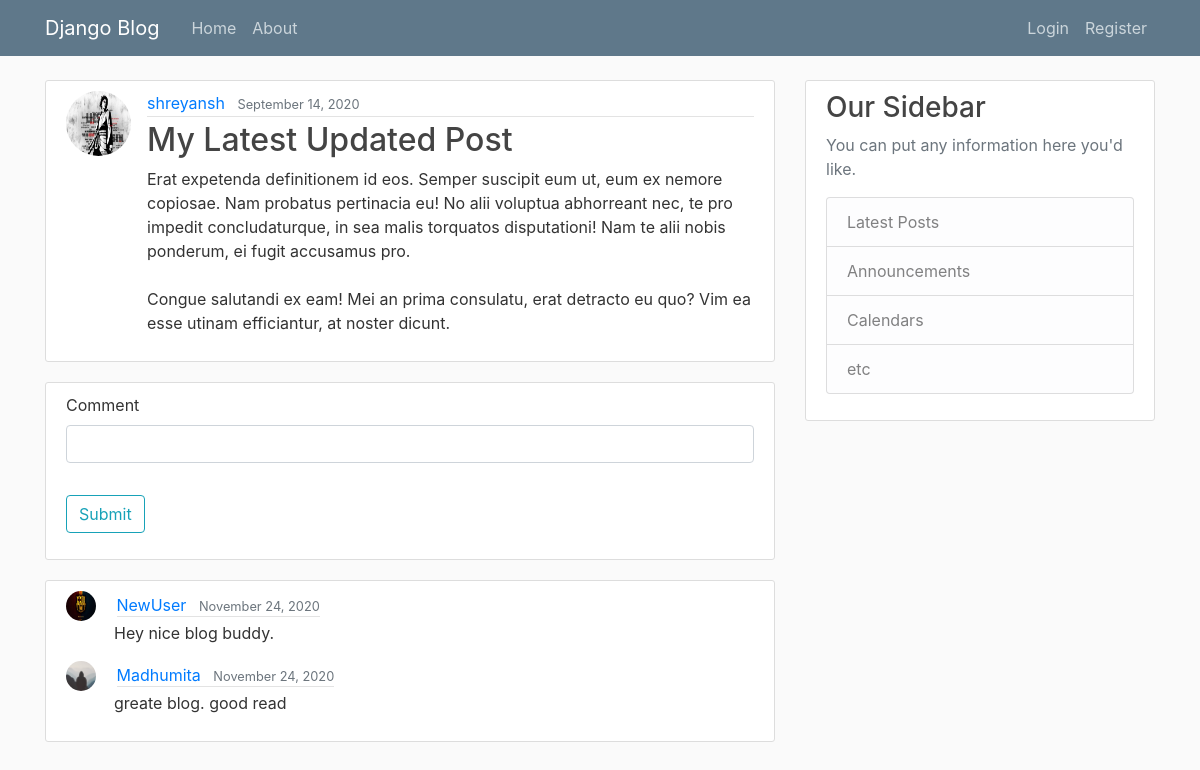
The app's page /post/27/, older data.
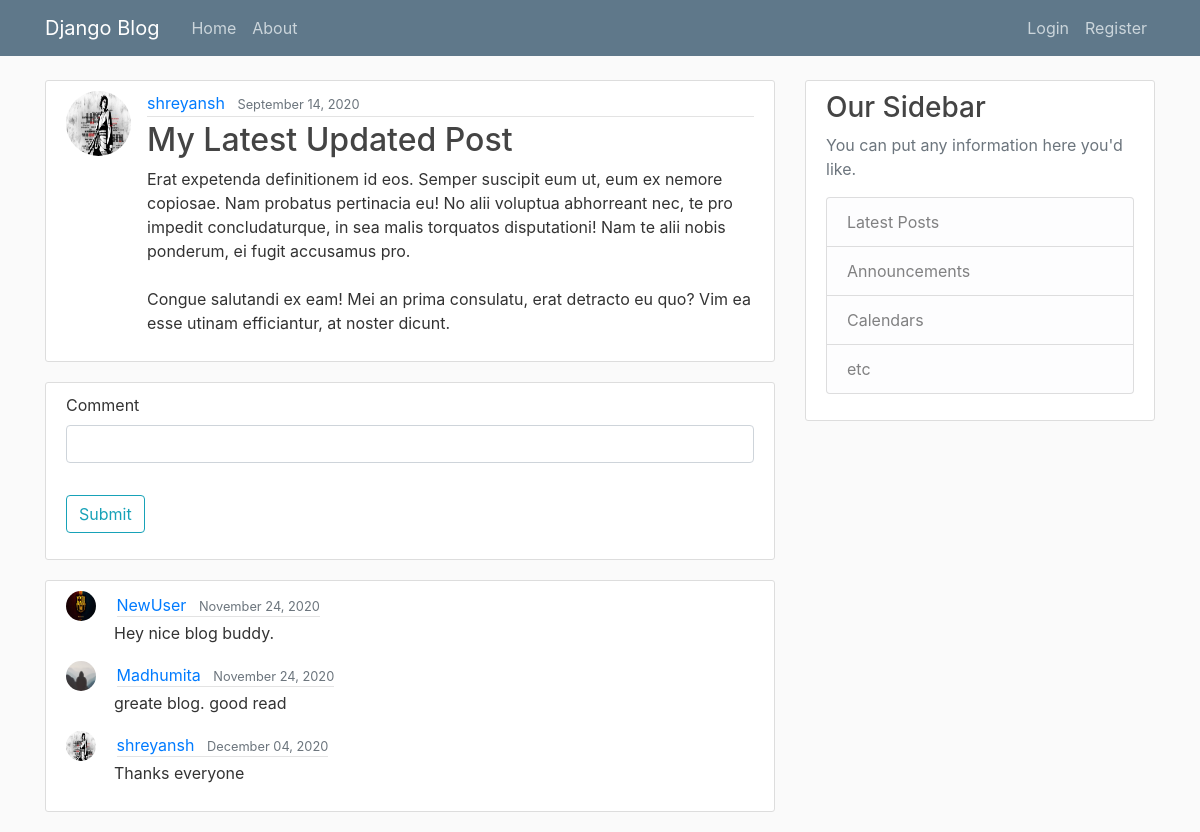
The same page, newer data.
### blog/models.py (models this page shows, shortened)
class Post(models.Model):
    title = models.CharField(max_length=100)
    content = models.TextField()
    date_posted = models.DateTimeField(default=timezone.now)
    author = models.ForeignKey(User, on_delete=models.CASCADE)

class Comment(models.Model):
    post = models.ForeignKey(Post, on_delete=models.CASCADE, related_name='comments')
    comment = models.CharField(max_length=250)
    author = models.ForeignKey(User, on_delete=models.CASCADE)
    date = models.DateTimeField(default=timezone.now)
    def __str__(self):
        return self.comment

### users/models.py (models this page shows, shortened)
class Profile(models.Model):
    user = models.OneToOneField(User, on_delete=models.CASCADE)
    image = models.ImageField(default='default.jpg', upload_to='profile_pics')

### blog/views.py (the view, shortened to what this page needs)
# urls.py: path('post/<int:pk>/', PostDetailView.as_view(), name='post-detail'),
class PostDetailView(View):
    def get(self, request, *args, **kwargs):
        view = PostDisplay.as_view()
        return view(request, *args, **kwargs)

### blog/views.py (called while the page is built)
    def get_context_data(self, *args, **kwargs):
        context = super(PostDisplay, self).get_context_data()
        context['comments'] = Post.objects.get(pk=self.kwargs['pk']).comments.all()
        context['form'] = CommentForm
        return context

### blog/templates/blog/post_detail.html (shortened to what this page needs)
{% extends 'blog/base.html'%}
{% load crispy_forms_tags %}
{% block content %}
    <article class="media content-section">
        <img class="rounded-circle article-img" src="{{ object.author.profile.image.url }}"></img>
        <div class="media-body">
        <div class="article-metadata">
            <a class="mr-2" href="{% url 'user-posts' object.author.username %}">{{ object.author }}</a>
            <small class="text-muted">{{ object.date_posted|date:"F d, Y" }}</small>
        </div>
        <h2 class="article-title">{{ object.title }}</h2>
        <p class="article-content">{{ object.content }}</p>
        </div>
    </article>
    <div class="content-section">
        <form id="comment-form" method="POST" novalidate>
            <fieldset class='form-group'>
                {{ form|crispy }}
            </fieldset>
            <div class="form-group">
                <button class="btn btn-outline-info" type="submit">Submit</button>
            </div>
        </form>
    </div>
    <article class="content-section">
        {% for comment in comments %}
        <div>
            <img class="rounded-circle article-img" style="height: 30px; width: 30px" src="{{ comment.author.profile.image.url }}"></img>
            <span class="article-metadata">
                <a class="mr-2" href="{% url 'user-posts' comment.author %}">{{ comment.author }}</a>
                <small class="text-muted">{{ comment.date|date:"F d, Y" }}</small>
            </span>
            <span><P style="margin-left: 48px;">{{ comment }}</P></span>
        </div>
        {% endfor %}
    </article>
{% endblock %}

### blog/templates/blog/base.html (shortened to what this page needs)
{% load static %}
<!DOCTYPE html>
<html lang="en">
<head>
   <link rel="stylesheet" href="https://maxcdn.bootstrapcdn.com/bootstrap/4.0.0/css/bootstrap.min.css">
   <link rel="stylesheet" type='text/css' href="{% static 'blog/main.css' %}">
</head>
<body>
  <header class="site-header">
      <nav class="navbar navbar-expand-md navbar-dark bg-steel fixed-top">
        <div class="container">
          <a class="navbar-brand mr-4" href="{% url 'blog-home' %}">Django Blog</a>
          <div class="collapse navbar-collapse" id="navbarToggle">
            <div class="navbar-nav mr-auto">
              <a class="nav-item nav-link" href="{% url 'blog-home' %}">Home</a>
              <a class="nav-item nav-link" href="{% url 'blog-about' %}">About</a>
            </div>
            <div class="navbar-nav">
              {% if user.is_authenticated %}
                <a class="nav-item nav-link" href="{% url 'post-create' %}">New Post</a>
                <a class="nav-item nav-link" href="{% url 'profile'%}">Profile</a>
                <a class="nav-item nav-link" href="{% url 'logout' %}">Logout</a>
              {% else %}
                <a class="nav-item nav-link" href="{% url 'login' %}">Login</a>
                <a class="nav-item nav-link" href="{% url 'register' %}">Register</a>
              {% endif %}
            </div>
          </div>
        </div>
      </nav>
  </header>
  <main role="main" class="container">
      <div class="row">
        <div class="col-md-8">
          {% block content %}{% endblock %}
        </div>
        <div class="col-md-4">
          <div class="content-section">
            <h3>Our Sidebar</h3>
            <p class='text-muted'>You can put any information here you'd like.
              <ul class="list-group">
                <li class="list-group-item list-group-item-light">Latest Posts</li>
                <li class="list-group-item list-group-item-light">Announcements</li>
                <li class="list-group-item list-group-item-light">Calendars</li>
                <li class="list-group-item list-group-item-light">etc</li>
              </ul>
            </p>
          </div>
        </div>
      </div>
  </main>
</body>
</html>

### blog/static/blog/main.css (style rules this page uses)
body { background: #fafafa; color: #333333; margin-top: 5rem; }
h1, h2, h3, h4, h5, h6 { color: #444444; }
ul { margin: 0; }
.bg-steel { background-color: #5f788a; }
.site-header .navbar-nav .nav-link { color: #cbd5db; }
.content-section { background: #ffffff; padding: 10px 20px; border: 1px solid #dddddd; border-radius: 3px; margin-bottom: 20px; }
.article-title { color: #444444; }
.article-content { white-space: pre-line; }
.article-img { height: 65px; width: 65px; margin-right: 16px; }
.article-metadata { padding-bottom: 1px; margin-bottom: 4px; border-bottom: 1px solid #e3e3e3 }

Row changes from the older to the newer data that the page shows:
added Comment: author.profile.image (picture), author "shreyansh", date "December 04, 2020", comment "Thanks everyone"
